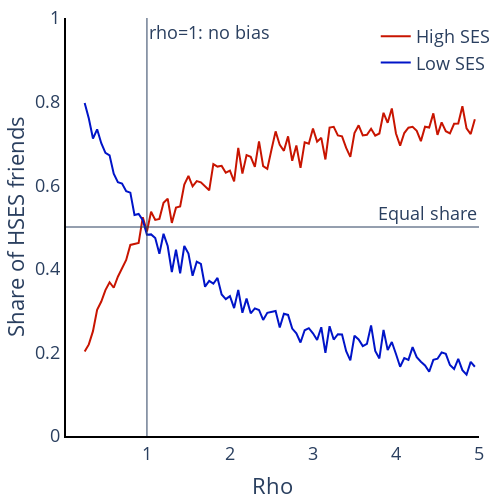

Write notebook code for a chart like this one.
### Code cell
# 
H_shares = [np.transpose([new_sim.helper_functions().average_neighbour_type_per_SES(test_sims[i][j].graph_history[-1]) for j in range(n_per_rho)]) for i in range(len(rho_list))]
avg_H_shares = np.transpose(np.average(H_shares, axis=2))
df_avg_H_shares = pd.DataFrame(np.transpose(avg_H_shares), columns=['High SES', 'Low SES'])
df_avg_H_shares['Rho_val'] = rho_list

rho_lines = px.line(df_avg_H_shares, x='Rho_val', y=['High SES', 'Low SES'])

rho_lines.update_layout(
    title = None, 
    font=dict(size = 18),
    xaxis_title = 'Rho', 
    yaxis_title = 'Share of HSES friends',
    width = 500, height = 500,
    showlegend = True, 
    legend=dict(x=0.75,y=1),
    legend_title_text = '',
    xaxis_range = [0.025,5],
    yaxis_range = [0,1],
    margin=dict(b=5,l=5,r=5,t=5),
    xaxis = dict(showgrid = False, showline = True, linecolor = 'rgb(0,0,0)', linewidth = 2), 
    yaxis = dict(showgrid = False, showline = True, linecolor = 'rgb(0,0,0)', linewidth = 2),
    plot_bgcolor='rgba(0,0,0,0)')

rho_lines.data[0].line.color = "rgb(200, 20, 0)"
rho_lines.data[1].line.color = "rgb(0, 20, 200)"
rho_lines.add_hline(y=0.5, line_width=1, annotation_text = 'Equal share')
rho_lines.add_vline(x=1, line_width=1, annotation_text = 'rho=1: no bias')

rho_lines

### Figure 1 — Plotly figure (JSON) as saved in the notebook; plotly's stock layout.template omitted (floating-point values rounded to 4 significant figures)
{"data": [{"hovertemplate": "variable=High SES<br>Rho_val=%{x}<br>value=%{y}<extra></extra>", "legendgroup": "High SES", "line": {"color": "rgb(200, 20, 0)", "dash": "solid"}, "marker": {"symbol": "circle"}, "mode": "lines", "name": "High SES", "orientation": "v", "showlegend": true, "type": "scatter", "x": [0.25, 0.3, 0.35, 0.4, 0.45, 0.5, 0.55, 0.6, 0.65, 0.7, 0.75, 0.8, 0.85, 0.9, 0.95, 1.0, 1.05, 1.1, 1.15, 1.2, 1.25, 1.3, 1.35, 1.4, 1.45, 1.5, 1.55, 1.6, 1.65, 1.7, 1.75, 1.8, 1.85, 1.9, 1.95, 2.0, 2.05, 2.1, 2.15, 2.2, 2.25, 2.3, 2.35, 2.4, 2.45, 2.5, 2.55, 2.6, 2.65, 2.7, 2.75, 2.8, 2.85, 2.9, 2.95, 3.0, 3.05, 3.1, 3.15, 3.2, 3.25, 3.3, 3.35, 3.4, 3.45, 3.5, 3.55, 3.6, 3.65, 3.7, 3.75, 3.8, 3.85, 3.9, 3.95, 4.0, 4.05, 4.1, 4.15, 4.2, 4.25, 4.3, 4.35, 4.4, 4.45, 4.5, 4.55, 4.6, 4.65, 4.7, 4.75, 4.8, 4.85, 4.9, 4.95], "xaxis": "x", "y": [0.2022, 0.2192, 0.2508, 0.3016, 0.3218, 0.349, 0.3678, 0.3546, 0.381, 0.4007, 0.4211, 0.457, 0.4594, 0.4618, 0.5234, 0.4891, 0.5363, 0.5171, 0.5195, 0.5579, 0.5677, 0.5098, 0.5463, 0.5491, 0.6013, 0.6222, 0.5974, 0.6097, 0.6069, 0.5979, 0.5878, 0.6506, 0.6445, 0.6462, 0.6298, 0.6347, 0.6088, 0.6891, 0.6277, 0.6719, 0.6679, 0.6439, 0.7049, 0.6456, 0.6391, 0.685, 0.7287, 0.6964, 0.6823, 0.7167, 0.6586, 0.6949, 0.6416, 0.7028, 0.6994, 0.7357, 0.7042, 0.7133, 0.6615, 0.7377, 0.7397, 0.7192, 0.717, 0.6892, 0.6678, 0.725, 0.7433, 0.719, 0.7206, 0.735, 0.7186, 0.7237, 0.7733, 0.7494, 0.7836, 0.7237, 0.6948, 0.7248, 0.7376, 0.7395, 0.7302, 0.7054, 0.7399, 0.738, 0.7719, 0.7203, 0.7503, 0.7292, 0.7242, 0.7469, 0.7477, 0.7888, 0.7359, 0.7224, 0.7576], "yaxis": "y"}, {"hovertemplate": "variable=Low SES<br>Rho_val=%{x}<br>value=%{y}<extra></extra>", "legendgroup": "Low SES", "line": {"color": "rgb(0, 20, 200)", "dash": "solid"}, "marker": {"symbol": "circle"}, "mode": "lines", "name": "Low SES", "orientation": "v", "showlegend": true, "type": "scatter", "x": [0.25, 0.3, 0.35, 0.4, 0.45, 0.5, 0.55, 0.6, 0.65, 0.7, 0.75, 0.8, 0.85, 0.9, 0.95, 1.0, 1.05, 1.1, 1.15, 1.2, 1.25, 1.3, 1.35, 1.4, 1.45, 1.5, 1.55, 1.6, 1.65, 1.7, 1.75, 1.8, 1.85, 1.9, 1.95, 2.0, 2.05, 2.1, 2.15, 2.2, 2.25, 2.3, 2.35, 2.4, 2.45, 2.5, 2.55, 2.6, 2.65, 2.7, 2.75, 2.8, 2.85, 2.9, 2.95, 3.0, 3.05, 3.1, 3.15, 3.2, 3.25, 3.3, 3.35, 3.4, 3.45, 3.5, 3.55, 3.6, 3.65, 3.7, 3.75, 3.8, 3.85, 3.9, 3.95, 4.0, 4.05, 4.1, 4.15, 4.2, 4.25, 4.3, 4.35, 4.4, 4.45, 4.5, 4.55, 4.6, 4.65, 4.7, 4.75, 4.8, 4.85, 4.9, 4.95], "xaxis": "x", "y": [0.7969, 0.7595, 0.7115, 0.7337, 0.7006, 0.6776, 0.6715, 0.6274, 0.6071, 0.604, 0.5858, 0.5821, 0.5288, 0.5313, 0.5165, 0.4816, 0.4823, 0.4735, 0.436, 0.4837, 0.4545, 0.3921, 0.4458, 0.3894, 0.4545, 0.4367, 0.3833, 0.417, 0.4116, 0.3571, 0.3709, 0.3643, 0.3782, 0.3385, 0.3276, 0.3347, 0.3061, 0.3496, 0.295, 0.3286, 0.2934, 0.3052, 0.3015, 0.2775, 0.2946, 0.2971, 0.299, 0.2597, 0.2924, 0.2897, 0.257, 0.2458, 0.2237, 0.253, 0.258, 0.2456, 0.2296, 0.2602, 0.1989, 0.2627, 0.2307, 0.2435, 0.243, 0.2027, 0.1809, 0.2398, 0.2308, 0.215, 0.2204, 0.2647, 0.2036, 0.1856, 0.2539, 0.2058, 0.2248, 0.1962, 0.1657, 0.1864, 0.1822, 0.2125, 0.1886, 0.1777, 0.1687, 0.1537, 0.1821, 0.1848, 0.2, 0.1967, 0.1698, 0.1601, 0.1846, 0.1574, 0.1467, 0.1772, 0.1657], "yaxis": "y"}], "layout": {"annotations": [{"showarrow": false, "text": "Equal share", "x": 1, "xanchor": "right", "xref": "x domain", "y": 0.5, "yanchor": "bottom", "yref": "y"}, {"showarrow": false, "text": "rho=1: no bias", "x": 1, "xanchor": "left", "xref": "x", "y": 1, "yanchor": "top", "yref": "y domain"}], "font": {"size": 18}, "height": 500, "legend": {"title": {"text": ""}, "tracegroupgap": 0, "x": 0.75, "y": 1}, "margin": {"b": 5, "l": 5, "r": 5, "t": 5}, "plot_bgcolor": "rgba(0,0,0,0)", "shapes": [{"line": {"width": 1}, "type": "line", "x0": 0, "x1": 1, "xref": "x domain", "y0": 0.5, "y1": 0.5, "yref": "y"}, {"line": {"width": 1}, "type": "line", "x0": 1, "x1": 1, "xref": "x", "y0": 0, "y1": 1, "yref": "y domain"}], "showlegend": true, "title": {}, "width": 500, "xaxis": {"anchor": "y", "domain": [0, 1], "linecolor": "rgb(0,0,0)", "linewidth": 2, "range": [0.025, 5], "showgrid": false, "showline": true, "title": {"text": "Rho"}}, "yaxis": {"anchor": "x", "domain": [0, 1], "linecolor": "rgb(0,0,0)", "linewidth": 2, "range": [0, 1], "showgrid": false, "showline": true, "title": {"text": "Share of HSES friends"}}}}
